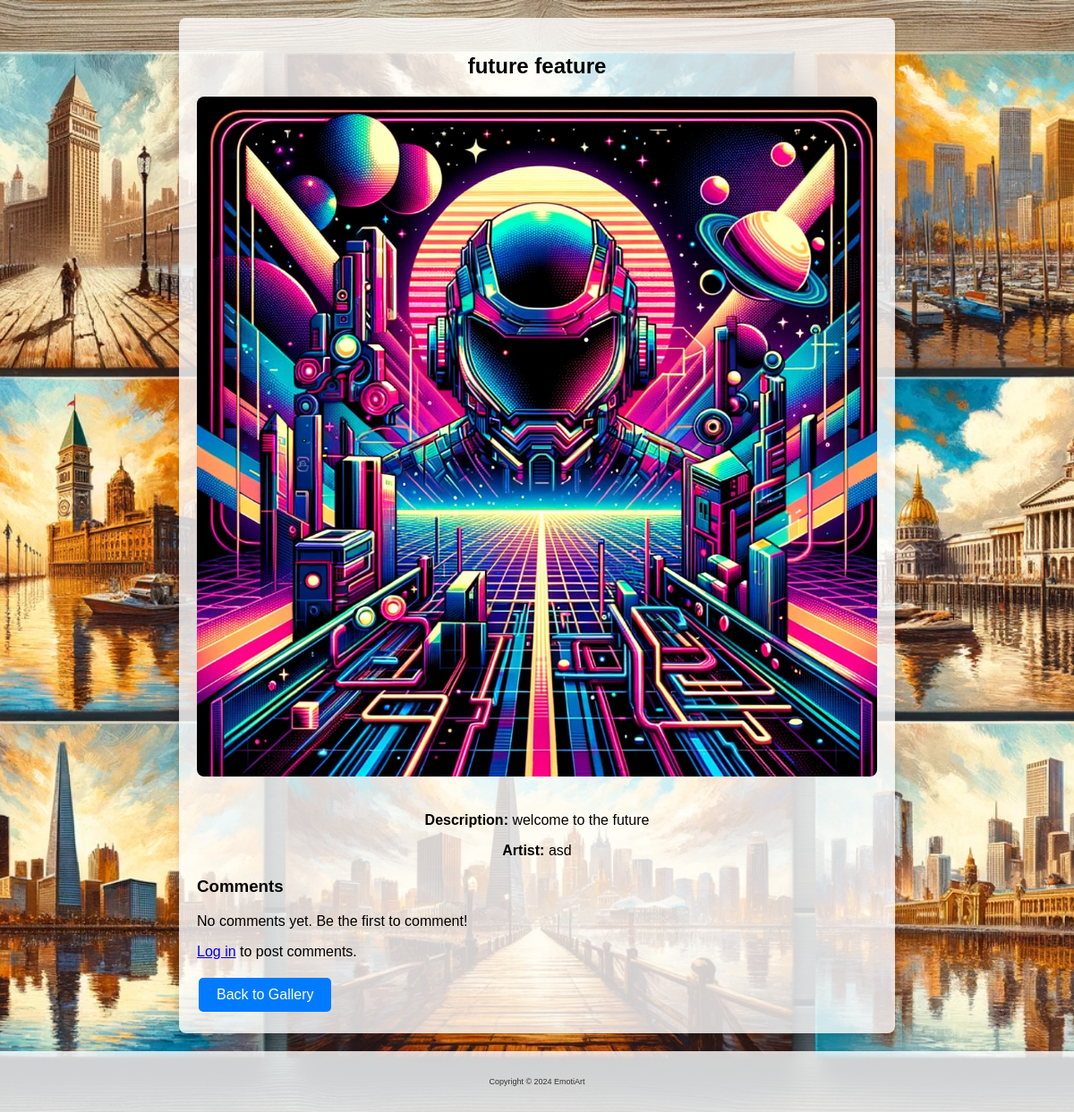
Screenshot of /show_artwork/2 with the database file from the repository.
### app/models.py (models this page shows)
class Artwork(db.Model):
    id = db.Column(db.Integer, primary_key=True)
    title = db.Column(db.String(64))
    description = db.Column(db.String(500))
    filename = db.Column(db.String(128))
    user_id = db.Column(db.Integer, db.ForeignKey('user.id'))
    comments = db.relationship('Comment', backref='artwork', lazy='dynamic')

class User(db.Model):
    id = db.Column(db.Integer, primary_key=True)
    username = db.Column(db.String(64), index=True, unique=True)
    email = db.Column(db.String(120), index=True, unique=True)
    hashed_password = db.Column(db.String(128))
    artworks = db.relationship('Artwork', backref='creator', lazy='dynamic')
    comments = db.relationship('Comment', backref='user', lazy='dynamic')

### app/routes.py (the view, shortened to what this page needs)
@main.route('/show_artwork/<int:artwork_id>', methods=['GET', 'POST'])
def show_artwork(artwork_id):
    artwork = Artwork.query.get_or_404(artwork_id)
    form = CommentForm()
    comments = Comment.query.filter_by(artwork_id=artwork_id).all()
    return render_template('show_artwork.html', artwork=artwork, comments=comments, form=form)

### app/templates/show_artwork.html (shortened to what this page needs)
<!DOCTYPE html>
<html lang="en">
  <head>
    <link
      rel="stylesheet"
      href="{{ url_for('static', filename='css/style.css') }}"
    />
  </head>
  <body>
    <main class="container">
      <div class="artwork-detail">
        <h2>{{ artwork.title }}</h2>
        <img
          src="{{ url_for('static', filename='uploads/' + artwork.filename) }}"
          alt="{{ artwork.title }}"
          class="artwork-image"
        />
        <p><strong>Description:</strong> {{ artwork.description }}</p>
        <p><strong>Artist:</strong> {{ artwork.creator.username }}</p>
      </div>
      <div id="comments">
        <h3>Comments</h3>
        {% if comments %}
        <ul>
          {% for comment in comments %}
          <li class="comment">
            <strong>{{ comment.user.username }}</strong> at
            <time>{{ comment.timestamp.strftime('%Y-%m-%d %H:%M') }}</time>
            <p>{{ comment.content }}</p>
          </li>
          {% endfor %}
        </ul>
        {% else %}
        <p>No comments yet. Be the first to comment!</p>
        {% endif %} {% if session.get('logged_in', False) %}
        <form
          action="{{ url_for('main.show_artwork', artwork_id=artwork.id) }}"
          method="post"
        >
          {{ form.hidden_tag() }} {{ form.csrf_token }}
          <div class="form-group">
            {{ form.content.label }} {{ form.content(class="form-control") }}
          </div>
          <div class="form-group">
            <button type="submit" class="button">Add Comment</button>
          </div>
        </form>
        {% else %}
        <p>
          <a href="{{ url_for('main.login') }}">Log in</a> to post comments.
        </p>
        {% endif %}
      </div>
      <a href="{{ url_for('main.gallery') }}" class="button">Back to Gallery</a>
    </main>
    <footer class="footer">
      <p style="font-size: xx-small">Copyright © 2024 EmotiArt</p>
    </footer>
  </body>
</html>

### app/static/css/style.css (style rules this page uses)
html, body { height: 100%; margin: 0; padding: 0; background-color: #f0f0f0; font-family: 'Arial', sans-serif; overflow-x: hidden; }
body { background: url('../images/index.png') no-repeat center center fixed; background-size: cover; display: flex; flex-direction: column; }
.container { box-shadow: 0 4px 8px rgba(0, 0, 0, 0.1); background: rgba(255, 255, 255, 0.8); padding: 20px; border-radius: 8px; margin: 20px auto; width: 90%; max-width: 800px; flex-grow: 1; }
footer { background: rgba(255, 255, 255, 0.8); color: #333; padding: 20px 10px; text-align: center; box-shadow: 0 4px 8px rgba(0, 0, 0, 0.1); margin-bottom: 0; }
.button, button, input[type="submit"], .nav-links a { background-color: #007BFF; color: white; padding: 10px 20px; border: none; border-radius: 5px; text-align: center; text-decoration: none; display: inline-block; font-size: 16px; margin: 4px 2px; cursor: pointer; transition: background-color 0.3s ease; }
.artwork-detail { text-align: center; margin-bottom: 20px; }
.artwork-image { max-width: 100%; border-radius: 8px; margin-bottom: 20px; }
#comments { margin-top: 20px; }
* { box-sizing: border-box; }

### rows the page displays
Artwork: title "future feature", filename (picture), description "welcome to the future"
User: creator.username "asd"
